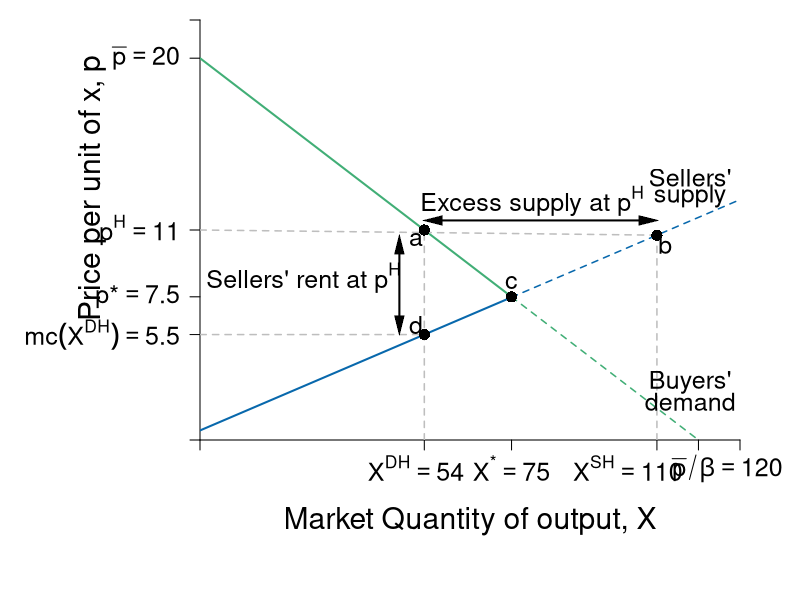

Write R code to recreate this figure.
require(shape)
pdf(file = "competitionmarkets/demand_supply_excess_S.pdf", width = 9, height = 7)

#Set parameters for graphics
pointsize <- 1.8
axislabelsize <- 1.8
labelsize <- 1.5
namesize <- 1.8
annotatesize <- 1.5
graphlinewidth <- 2
segmentlinewidth <- 1.5

COL <- c("#7fc97f", "#beaed4", "#fdc086", "#ffff99", "#386cb0", "#f0027f", "#bf5b17", "#666666")
COLA <- c("#e0f3db", "#99d8c9","#66c2a4","#41ae76", "#238b45", "#005824")
COLB <- c("#c6dbef", "#4eb3d3", "#2b8cbe", "#0868ac","#084081")
COLC <- c("#fcfbfd", "#efedf5", "#dadaeb", "#bcbddc", "#9e9ac8", "#807dba", "#6a51a3", "#54278f", "#3f007d")

par(mar =  c(8,10, 1, 3))

Demand <- function(x, rmax = 20, xmax = 12, n = 10) {
  rmax - (rmax/(n*xmax))*x
}

mrsA <- function(x, rmax = 20, xmax = 10) {
  rmax - (rmax/xmax)*x
}

uA <- function(x, y, rmax = 20, xmax = 10) {
  y + rmax*x - (1/2)(rmax/xmax)*x^2
}


#Supply <- function(x, c1 = 0, c2 = 0.05){
#  c1 + 2*c2*x
#}

# new supply curve
Supply <- function(x, c1 = 0.5, c2 = 0.0465){
   c1 + 2*c2*x
}

xlims <- c(0, 130)
ylims <- c(0, 22)

npts <- 501 
x <- seq(xlims[1], xlims[2], length.out = npts)
y <- seq(ylims[1], ylims[2], length.out = npts) 
a <- c(46.08, 55, 64)
b <- c(46.08, 55, 64)

plot(0, 0, xlim = xlims, ylim = ylims, type = "n",
     xlab = expression(paste("")),
     ylab = expression(paste("")), 
     xaxt = "n", 
     yaxt = "n", 
     cex.lab = axislabelsize, 
     bty = "n",
     xaxs="i", 
     yaxs="i")

# ticksy <- seq(from = 0, to = ylims[2], by = 2)
# ylabels <- seq(from = 0, to = ylims[2], by = 2)
# ticksx <- seq(from = 0, to = xlims[2], by = 2)
# xlabels <- seq(from = 0, to = xlims[2], by = 2)
ticksy <- c(0, Supply(x = 54), 7.5, 11, 20, ylims[2])
#ylabels <- c(NA,  expression(paste(mc(X^{DH}))), expression(paste(p,"*")), expression(paste(p^H)), expression(paste(bar(p) )), NA)
ylabels <- c(NA,  expression(paste(mc(X^{DH}) == 5.5)), expression(paste(p,"*") == 7.5), expression(paste(p^H) == 11), expression(paste(bar(p)==20 )), NA)
ticksx <- c(0, 54, 75, 110, 120, xlims[2])
#xlabels <- c(NA, expression(paste(X^{DH})), expression(paste(X,"*")), expression(paste(X^{SH})), expression(paste(bar(p)/beta )), NA)
xlabels <- c(NA, expression(paste(X^{DH} == 54)), expression(paste(X^{"*"}) == 75), expression(paste(X^{SH} == 110)), expression(paste(bar(p)/beta ==120 )), NA)

axis(1, at = ticksx, pos = 0, labels = FALSE, cex.axis = labelsize)
text(x = c(0, 52, 75, 103, 127, xlims[2]), par("usr")[3] - 0.5, labels = xlabels, srt = 0, pos = 1, xpd = TRUE, cex = labelsize)
axis(2, at = ticksy, pos = 0, labels = ylabels, las = 1, cex.axis = labelsize)

npts <- 500 
xx1 <- seq(xlims[1], 75, length.out = npts)
xx2 <- seq(75, xlims[2], length.out = npts)

#Lines for mrs graph
lines(xx1, Demand(xx1), col = COLA[4], lwd = graphlinewidth)
lines(xx2, Demand(xx2), col = COLA[4], lty = 2, lwd = segmentlinewidth)
lines(xx1, Supply(xx1), col = COLB[4], lwd = graphlinewidth)
lines(xx2, Supply(xx2), col = COLB[4], lty = 2, lwd = segmentlinewidth)

#lines(xx1, mrsA(xx1, rmax = 20, xmax = 10), col = COLA[4], lwd = graphlinewidth)

# segments(0, 7.5, 75, 7.5, lty = 2, "gray" , lwd = segmentlinewidth)
# segments(75, 0, 75, 7.5, lty = 2, col = "gray" , lwd = segmentlinewidth)
points(75, 7.5, pch = 16, col = "black", cex = 1.5)
text(75, 8.25, expression(c), cex = labelsize)

segments(0, Demand(x = 54), 110, Supply(x = 110), lty = 2, "gray" , lwd = segmentlinewidth)
segments(110, 0, 110, Supply(x = 110), lty = 2, col = "gray" , lwd = segmentlinewidth)
segments(54, 0, 54, Demand(x = 54), lty = 2, col = "gray" , lwd = segmentlinewidth)
segments(0, Supply(x = 54), 54, Supply(x = 54), lty = 2, col = "gray" , lwd = segmentlinewidth)
points(54, Demand(x = 54), pch = 16, col = "black", cex = 1.5)
points(54, Supply(x = 54), pch = 16, col = "black", cex = 1.5)
points(110, Supply(x = 110), pch = 16, col = "black", cex = 1.5)
text(54 - 2, Demand(x = 54) - 0.5, expression(a), cex = labelsize)
text(54 - 2, Supply(x = 54) + 0.5, expression(d), cex = labelsize)
text(110 + 2, Supply(x = 110) - 0.5, expression(b), cex = labelsize)

# segments(0, Supply(x = 60), 84, Demand(x = 84), lty = 2, "gray" , lwd = segmentlinewidth)
# segments(60, 0, 60, Supply(x = 60), lty = 2, col = "gray" , lwd = segmentlinewidth)
# segments(84, 0, 84, Demand(x = 84), lty = 2, col = "gray" , lwd = segmentlinewidth)
# points(60, Supply(x = 60), pch = 16, col = "black", cex = 1.5)
# points(84, Demand(x = 84), pch = 16, col = "black", cex = 1.5)
# text(84, Demand(x = 84) + 0.75, expression(d), cex = labelsize)
# text(60, Supply(x = 60) + 0.75, expression(c), cex = labelsize)


#Label axes
mtext(expression(paste("Market Quantity of output, ", X)), side=1, line = 4, cex = axislabelsize)
text(-26, 0.6*ylims[2], expression(paste("Price per unit of x, ", p)), xpd = TRUE, cex = axislabelsize, srt = 90) 
# 
# points(50, 10, pch = 16, col = "black", cex = 1.5)
# text(52, 10.5, expression(M))

#segments(4.11765, 6.17647, 5.88, 8.88, lty = 1, col = COL[2] , lwd = graphlinewidth)
text(118, 13.75, expression("Sellers'"), cex = labelsize)
text(118, 12.75, expression("supply"), cex = labelsize)
#text(7.3, 2.5, expression("Curve"))

Arrows(56, 11.5, 108, 11.5, col = "black", lty = 1, code = 3, lwd = 2, arr.type = "triangle", arr.lwd = 0.5)
text(80, 12.5, expression(paste("Excess supply at ", p^H)), cex = labelsize)

Arrows(48, 6, 48, 10.25, col = "black", lty = 1, code = 3, lwd = 2, arr.type = "triangle", arr.lwd = 0.5)
text(25, 8.5, expression(paste("Sellers' rent at ", p^H)), cex = labelsize)


# Arrows(62, 5.5, 82, 5.5, col = "black", lty = 1, code = 3, lwd = 2, arr.type = "triangle", arr.lwd = 0.5)
# text(72, 4.75, expression(paste("Excess")), cex = labelsize)
# text(72, 3.75, expression(paste("Demand")), cex = labelsize)
# text(72, 2.75, expression(paste("at ", p^L)), cex = labelsize)


#Label Demand
text(118, 3, expression(paste("Buyers'")), cex = labelsize)
text(118, 2, expression(paste("demand")), cex = labelsize)

dev.off()
